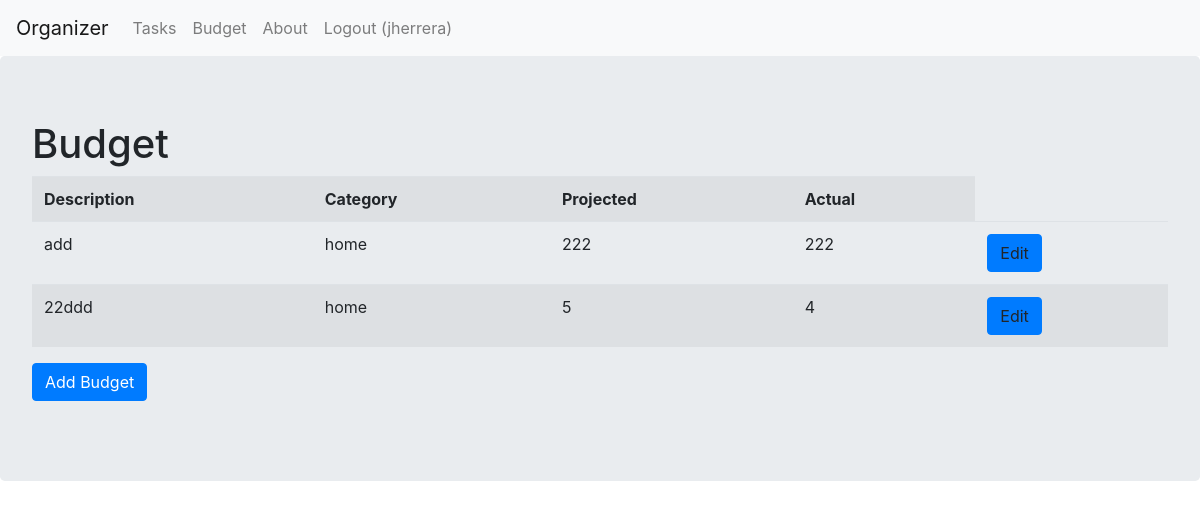
Before: /budget/ (signed in) with the older database file.
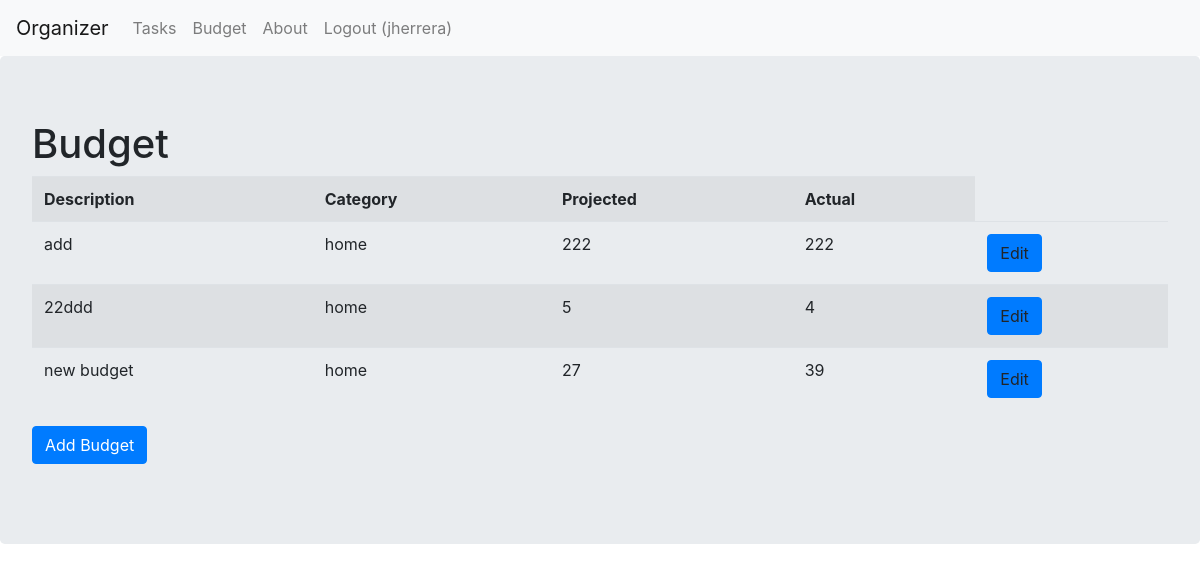
After: the same page with the newer database file.
### budget/models.py (models this page shows)
class Budget(models.Model):
    user = models.ForeignKey(User, on_delete=models.CASCADE)
    description = models.CharField(max_length=128)
    category = models.ForeignKey(BudgetCategory, on_delete=models.CASCADE)
    projected=models.IntegerField()
    actual=models.IntegerField()

class BudgetCategory(models.Model):
    category = models.CharField(max_length=128)
    def __str__(self):
        return self.category

### budget/views.py (the view)
# urls.py: path('budget/',budget_views.budget),
def budget(request):
    if(request.method=="GET" and "delete" in request.GET):
        id=request.GET["delete"]
        Budget.objects.filter(id=id).delete()
        return redirect("/budget")
    else:
        table_data=Budget.objects.filter(user=request.user)
        context={"table_data":table_data}
        return render(request, 'budget/budget.html', context)

### templates/budget/budget.html
<html>
  <head>
    	{% include "core/bootstrap.html" %}
      {% load static %}
  </head>
  <body>
		{% include "core/navigation.html" %}
    <div class="jumbotron">
      <h1>Budget</h1>
      {% if not table_data %}
    </p>There are no Task entries...</p>
    {% else %}
    <table class="table table-striped">
      <tr>
        <th>Description</th>
        <th>Category</th>
        <th>Projected</th>
        <th>Actual</th>
      </tr>
      {% for row in table_data %}
      <tr>
        <td>{{ row.description }}</td>
        <td>{{ row.category }}</td>
        <td>{{ row.projected }}</td>
        <td>{{ row.actual }}</td>
        <td>
          <a class="btn btn-primary">Edit</a>
        </td>
      </tr>
      {% endfor %}
    </table>
    {% endif %}
    <form method="GET" action="/budget/add/">
      <input type="submit" class="btn btn-primary" value ="Add Budget">
    </form>
    </div>
  </body>
</html>

### templates/core/bootstrap.html (shortened to what this page needs)
<link rel="stylesheet" href="https://stackpath.bootstrapcdn.com/bootstrap/4.4.1/css/bootstrap.min.css">

### templates/core/navigation.html
<nav class="navbar navbar-expand-lg navbar-light bg-light">
  <a class ="navbar-brand" href="/">Organizer</a>
  <div class="collapse navbar-collapse" id ="navbarSupportedContent">
    <ul class="navbar-nav mr-auto">
      <li class ="nav-item">
        <a class ="nav-link" href ="/tasks">Tasks</a>
      </li>
      <li class ="nav-item">
        <a class ="nav-link" href ="/budget">Budget</a>
      </li>
      <li class="nav-item">
        <a class="nav-link" href="/about">About</a>
      </li>
      {% if user.is_authenticated %}
        <li>
          <a class="nav-link" href="/logout/">Logout ({{user.username}})</a>
        </li>
        {% else %}
        <li>
          <a class="nav-link" href="/login/">Login</a>
        </li>
      {% endif %}
  </div>
</nav>

Changed rows visible on the page:
added Budget: description "new budget", category "home", projected "27", actual "39"
